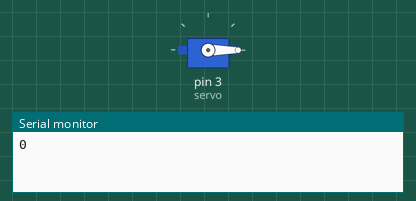
A sketch run on a simulated Arduino Uno, built with avr-gcc and run on an emulated ATmega328P. Shown: servo, the last lines printed to the serial monitor.

Above: at 0.05 s.
At 4.25 s:
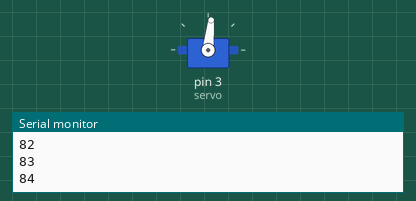
At 8.55 s:
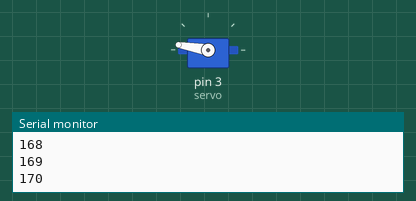
At 17.15 s:
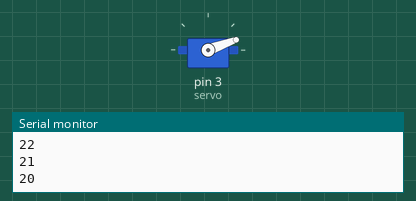
Timing chart, 0 to 23.6 s (numbered marks = the images above):
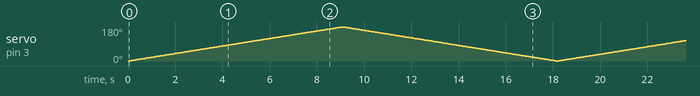

The sketch:

codigo.ino
```cpp
//Importando a biblioteca do ServoMotor
#include <Servo.h>

//Instanciando um objeto chamado Servo
Servo servo;

//Crio uma função que inicializa os pinos e componentes
void setup ()
{
  Serial.begin(9600);  //Vel. de comunicação
  servo.attach(3);  //Pino onde ligamos o sinal do ServoMotor (pwn~)
}

//Crio uma função que se repete infinitamente
void loop () {
  for (int posicao = 0; posicao <= 180; posicao ++){
    //Criando variavel   //Condição      //Ação
 	servo.write(posicao);
  	Serial.println(posicao);
    delay(50);
  }
  for (int posicao = 180; posicao >= 0; posicao --){
    servo.write(posicao);
    Serial.println(posicao);
    delay(50);
    }
}
```
